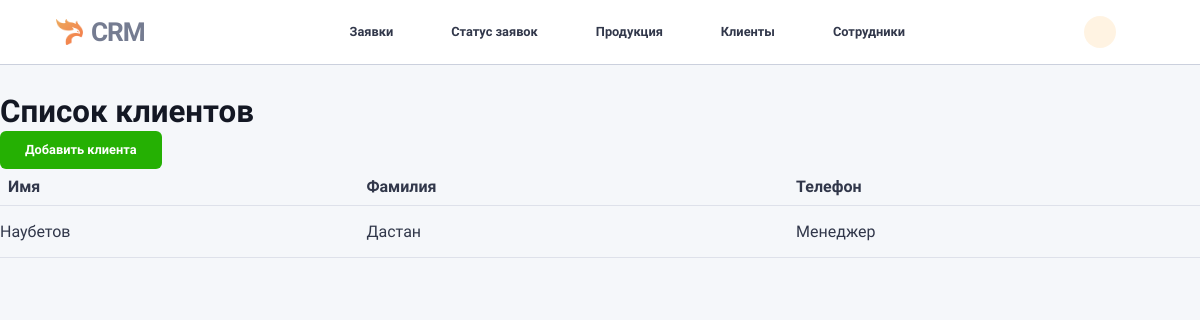
Page /users/employees/ on the earlier database version.
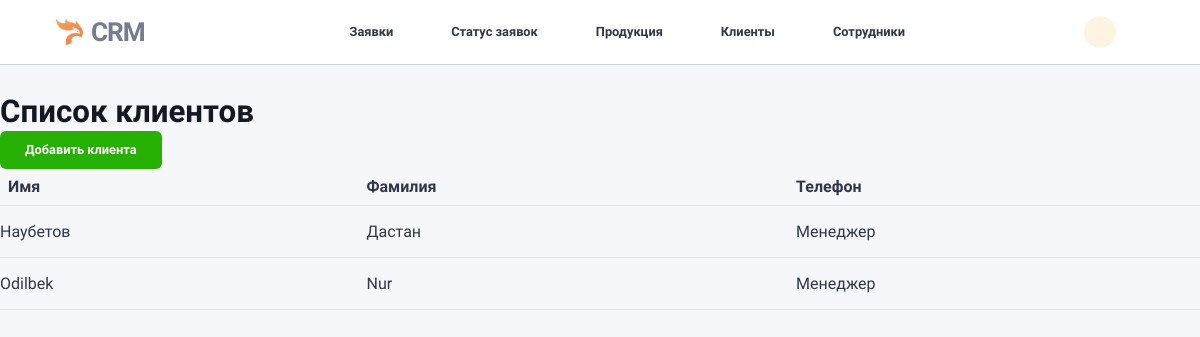
Same page on the later database version.
### users/models.py (models this page shows, shortened)
class Employee(models.Model):
    person = models.ForeignKey(
        Person, on_delete=models.CASCADE, related_name="employees", verbose_name="Личность"
    )
    role = models.ForeignKey(
        Role, on_delete=models.SET_NULL, null=True, related_name="employees", verbose_name="Роль"
    )
    user = models.OneToOneField(
        User, on_delete=models.SET_NULL, null=True, blank=True, related_name="employee", verbose_name="Пользователь"
    )
    class Meta:
        verbose_name = "Сотрудник"
        verbose_name_plural = "Сотрудники"
        indexes = [
            models.Index(fields=["role"]),
        ]

class Person(models.Model):
    SEX_CHOICES = [
        ('male', 'Мужчина'),
        ('female', 'Женщина'),
    ]
    first_name = models.CharField(max_length=50, verbose_name="Имя", db_index=True)
    last_name = models.CharField(max_length=50, verbose_name="Фамилия", db_index=True)
    nickname = models.CharField(max_length=50, null=True, blank=True, verbose_name="Прозвище")
    sex = models.CharField(
        max_length=10, choices=SEX_CHOICES, null=True, blank=True, verbose_name="Пол"
    )
    phone_number_1 = models.CharField(max_length=20, unique=True, verbose_name="Телефон 1")
    phone_number_2 = models.CharField(max_length=20, null=True, blank=True, verbose_name="Телефон 2")
    class Meta:
        verbose_name = "Личность"
        verbose_name_plural = "Личности"
        indexes = [
            models.Index(fields=["first_name"]),
            models.Index(fields=["last_name"]),
        ]
        constraints = [
            models.UniqueConstraint(fields=['first_name', 'last_name', 'phone_number_1'], name="unique_person")
        ]

class Role(models.Model):
    SYSTEM_USER_CHOICES = [
        ('admin', 'Администратор'),
        ('employee', 'Сотрудник'),
    ]
    position = models.CharField(max_length=100, verbose_name="Должность")
    system_user = models.CharField(
        max_length=50, choices=SYSTEM_USER_CHOICES, verbose_name="Тип системного пользователя"
    )
    class Meta:
        verbose_name = "Роль"
        verbose_name_plural = "Роли"
        indexes = [
            models.Index(fields=["system_user"]),
        ]
    def __str__(self):
        return self.position

### users/views.py (the view)
# urls.py: path('employees/', views.list_employee, name='list_employee'),
def list_employee(request):
    employees = Employee.objects.all()  # Get all clients
    return render(request, 'users/employees_list.html', {'employees': employees})

### users/templates/users/employees_list.html
{% extends "base.html" %}
{% block main %}
<div class="content kanban-deals-content">
  <h2>Список клиентов</h2>
  <a href="{% url 'tickets:ticket_create' %}" class="btn btn-success">Добавить клиента</a>
  <table class="table">
    <thead>
        <tr>
            <th>Имя</th>
            <th>Фамилия</th>
            <th>Телефон</th>
        </tr>
    </thead>
    <tbody>
        {% for employee in employees %}
        <tr>
            <td>{{ employee.person.first_name }}</td>
            <td>{{ employee.person.last_name }}</td>
            <td>{{ employee.role }}</td>
        </tr>
        {% endfor %}
    </tbody>
  </table>
  </div>
{% endblock %}

Differences in the rows shown:
added Employee: person.first_name "Odilbek", person.last_name "Nur", role "Менеджер"
